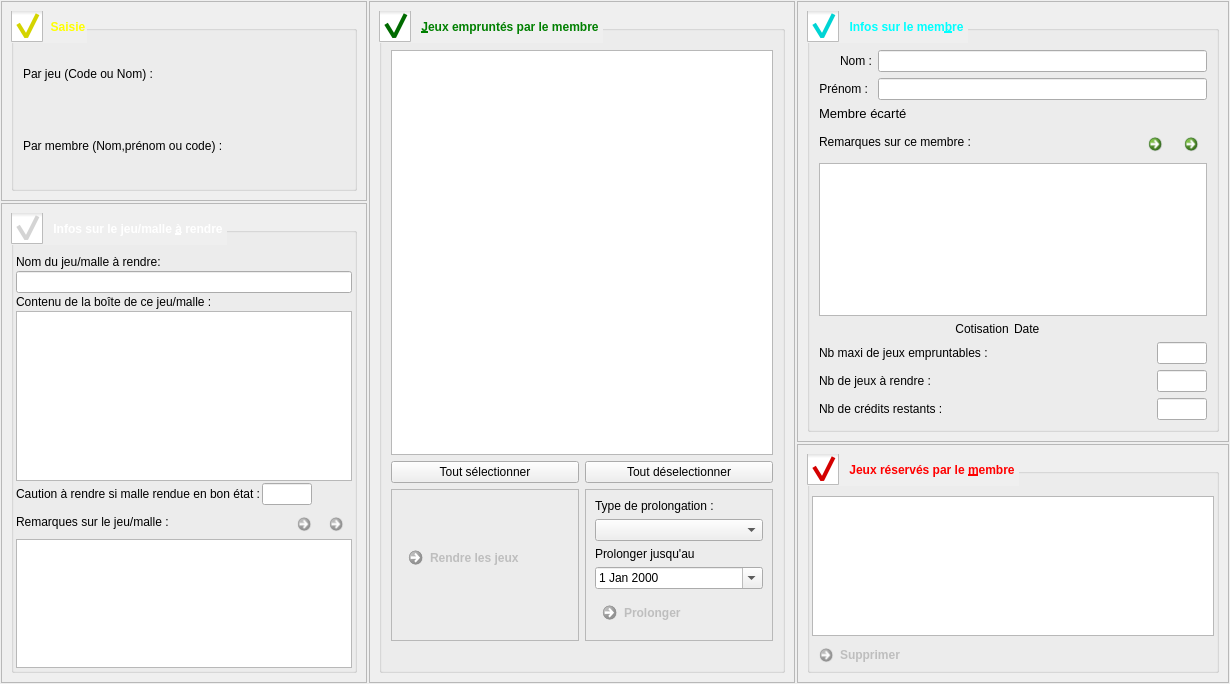
<?xml version="1.0" encoding="UTF-8"?>
<ui version="4.0">
 <class>F_Retour</class>
 <widget class="QWidget" name="F_Retour">
  <property name="geometry">
   <rect>
    <x>0</x>
    <y>0</y>
    <width>1230</width>
    <height>684</height>
   </rect>
  </property>
  <property name="windowTitle">
   <string>Form</string>
  </property>
  <layout class="QGridLayout" name="gridLayout_2">
   <property name="leftMargin">
    <number>1</number>
   </property>
   <property name="topMargin">
    <number>1</number>
   </property>
   <property name="rightMargin">
    <number>1</number>
   </property>
   <property name="bottomMargin">
    <number>1</number>
   </property>
   <property name="spacing">
    <number>2</number>
   </property>
   <item row="2" column="3">
    <widget class="QFrame" name="frame">
     <property name="maximumSize">
      <size>
       <width>700</width>
       <height>16777215</height>
      </size>
     </property>
     <property name="frameShape">
      <enum>QFrame::StyledPanel</enum>
     </property>
     <property name="frameShadow">
      <enum>QFrame::Raised</enum>
     </property>
     <layout class="QGridLayout" name="gridLayout">
      <item row="0" column="0">
       <widget class="QGroupBox" name="groupBox_5">
        <property name="minimumSize">
         <size>
          <width>0</width>
          <height>0</height>
         </size>
        </property>
        <property name="font">
         <font>
          <weight>75</weight>
          <bold>true</bold>
         </font>
        </property>
        <property name="styleSheet">
         <string notr="true">QGroupBox  {color: red;}
QGroupBox::indicator {
    width: 32px;
    height: 32px;
}
QGroupBox::indicator:checked {
    image: url(:/Reservations.png);
}</string>
        </property>
        <property name="title">
         <string>Jeux réservés par le &amp;membre</string>
        </property>
        <property name="checkable">
         <bool>true</bool>
        </property>
        <layout class="QGridLayout" name="gridLayout_4" rowstretch="0,0,0,0,0">
         <property name="leftMargin">
          <number>2</number>
         </property>
         <property name="topMargin">
          <number>2</number>
         </property>
         <property name="rightMargin">
          <number>2</number>
         </property>
         <property name="bottomMargin">
          <number>2</number>
         </property>
         <property name="spacing">
          <number>2</number>
         </property>
         <item row="4" column="1">
          <widget class="QCommandLinkButton" name="bt_SuppReservation">
           <property name="enabled">
            <bool>false</bool>
           </property>
           <property name="maximumSize">
            <size>
             <width>16777215</width>
             <height>30</height>
            </size>
           </property>
           <property name="text">
            <string>Supprimer</string>
           </property>
           <property name="icon">
            <iconset resource="ImagesIcones.qrc">
             <normaloff>:/Supprimer.png</normaloff>:/Supprimer.png</iconset>
           </property>
           <property name="iconSize">
            <size>
             <width>15</width>
             <height>15</height>
            </size>
           </property>
          </widget>
         </item>
         <item row="3" column="1">
          <widget class="QTreeView" name="Tv_JeuxReserve">
           <property name="maximumSize">
            <size>
             <width>16777215</width>
             <height>16777215</height>
            </size>
           </property>
          </widget>
         </item>
         <item row="2" column="1">
          <spacer name="verticalSpacer_2">
           <property name="orientation">
            <enum>Qt::Vertical</enum>
           </property>
           <property name="sizeType">
            <enum>QSizePolicy::Minimum</enum>
           </property>
           <property name="sizeHint" stdset="0">
            <size>
             <width>20</width>
             <height>20</height>
            </size>
           </property>
          </spacer>
         </item>
        </layout>
       </widget>
      </item>
     </layout>
    </widget>
   </item>
   <item row="0" column="2" rowspan="3">
    <widget class="QFrame" name="frame_5">
     <property name="frameShape">
      <enum>QFrame::StyledPanel</enum>
     </property>
     <property name="frameShadow">
      <enum>QFrame::Raised</enum>
     </property>
     <layout class="QGridLayout" name="gridLayout_11">
      <item row="0" column="0">
       <widget class="QGroupBox" name="groupBox_3">
        <property name="font">
         <font>
          <weight>75</weight>
          <bold>true</bold>
         </font>
        </property>
        <property name="styleSheet">
         <string notr="true">QGroupBox  {color: green;}
QGroupBox::indicator {
    width: 32px;
    height: 32px;
}
QGroupBox::indicator:checked {
    image: url(:/Download.png);
}</string>
        </property>
        <property name="title">
         <string>&amp;Jeux empruntés par le membre</string>
        </property>
        <property name="checkable">
         <bool>true</bool>
        </property>
        <layout class="QGridLayout" name="gridLayout_7">
         <item row="4" column="4" colspan="3">
          <widget class="QFrame" name="frame_6">
           <property name="sizePolicy">
            <sizepolicy hsizetype="Minimum" vsizetype="Preferred">
             <horstretch>0</horstretch>
             <verstretch>0</verstretch>
            </sizepolicy>
           </property>
           <property name="maximumSize">
            <size>
             <width>300</width>
             <height>16777215</height>
            </size>
           </property>
           <property name="frameShape">
            <enum>QFrame::StyledPanel</enum>
           </property>
           <property name="frameShadow">
            <enum>QFrame::Raised</enum>
           </property>
           <layout class="QGridLayout" name="gridLayout_12">
            <item row="4" column="0">
             <widget class="QCommandLinkButton" name="Bt_Prolonger">
              <property name="enabled">
               <bool>false</bool>
              </property>
              <property name="cursor">
               <cursorShape>PointingHandCursor</cursorShape>
              </property>
              <property name="text">
               <string>Prolonger</string>
              </property>
              <property name="icon">
               <iconset resource="ImagesIcones.qrc">
                <normaloff>:/RAZ.png</normaloff>:/RAZ.png</iconset>
              </property>
              <property name="iconSize">
               <size>
                <width>30</width>
                <height>30</height>
               </size>
              </property>
             </widget>
            </item>
            <item row="0" column="0">
             <widget class="QLabel" name="Lb_TypeProlongation">
              <property name="font">
               <font>
                <weight>50</weight>
                <bold>false</bold>
               </font>
              </property>
              <property name="text">
               <string>Type de prolongation :</string>
              </property>
              <property name="alignment">
               <set>Qt::AlignLeading|Qt::AlignLeft|Qt::AlignVCenter</set>
              </property>
             </widget>
            </item>
            <item row="2" column="0">
             <widget class="QLabel" name="Lb_Prolonger">
              <property name="font">
               <font>
                <weight>50</weight>
                <bold>false</bold>
               </font>
              </property>
              <property name="text">
               <string>Prolonger jusqu'au </string>
              </property>
              <property name="alignment">
               <set>Qt::AlignLeading|Qt::AlignLeft|Qt::AlignVCenter</set>
              </property>
             </widget>
            </item>
            <item row="3" column="0">
             <widget class="QDateEdit" name="DtE_Prolonger">
              <property name="font">
               <font>
                <weight>50</weight>
                <bold>false</bold>
               </font>
              </property>
              <property name="calendarPopup">
               <bool>true</bool>
              </property>
             </widget>
            </item>
            <item row="1" column="0">
             <widget class="QComboBox" name="CBx_TypeProlongation"/>
            </item>
           </layout>
          </widget>
         </item>
         <item row="0" column="0">
          <spacer name="verticalSpacer">
           <property name="orientation">
            <enum>Qt::Vertical</enum>
           </property>
           <property name="sizeType">
            <enum>QSizePolicy::Minimum</enum>
           </property>
           <property name="sizeHint" stdset="0">
            <size>
             <width>20</width>
             <height>10</height>
            </size>
           </property>
          </spacer>
         </item>
         <item row="2" column="0" colspan="4">
          <widget class="QPushButton" name="Bt_ToutSelectionner">
           <property name="font">
            <font>
             <weight>50</weight>
             <bold>false</bold>
            </font>
           </property>
           <property name="text">
            <string>Tout sélectionner</string>
           </property>
           <property name="iconSize">
            <size>
             <width>0</width>
             <height>0</height>
            </size>
           </property>
          </widget>
         </item>
         <item row="2" column="4" colspan="3">
          <widget class="QPushButton" name="Bt_ToutDeselectionner">
           <property name="text">
            <string>Tout déselectionner</string>
           </property>
          </widget>
         </item>
         <item row="1" column="0" colspan="7">
          <widget class="QTreeView" name="Tv_JeuxEmprunte">
           <property name="minimumSize">
            <size>
             <width>0</width>
             <height>0</height>
            </size>
           </property>
           <property name="editTriggers">
            <set>QAbstractItemView::NoEditTriggers</set>
           </property>
           <property name="selectionMode">
            <enum>QAbstractItemView::MultiSelection</enum>
           </property>
          </widget>
         </item>
         <item row="4" column="0" colspan="4">
          <widget class="QFrame" name="frame_7">
           <property name="frameShape">
            <enum>QFrame::StyledPanel</enum>
           </property>
           <property name="frameShadow">
            <enum>QFrame::Raised</enum>
           </property>
           <layout class="QGridLayout" name="gridLayout_13">
            <item row="0" column="0">
             <widget class="QCommandLinkButton" name="Bt_RendreJeu">
              <property name="enabled">
               <bool>false</bool>
              </property>
              <property name="maximumSize">
               <size>
                <width>16777215</width>
                <height>50</height>
               </size>
              </property>
              <property name="cursor">
               <cursorShape>PointingHandCursor</cursorShape>
              </property>
              <property name="text">
               <string>Rendre les jeux</string>
              </property>
              <property name="icon">
               <iconset resource="ImagesIcones.qrc">
                <normaloff>:/Rendre.png</normaloff>:/Rendre.png</iconset>
              </property>
              <property name="iconSize">
               <size>
                <width>30</width>
                <height>30</height>
               </size>
              </property>
             </widget>
            </item>
           </layout>
          </widget>
         </item>
         <item row="5" column="0" colspan="7">
          <widget class="QLabel" name="Lb_AmendeAPayer">
           <property name="font">
            <font>
             <weight>75</weight>
             <bold>true</bold>
            </font>
           </property>
           <property name="text">
            <string/>
           </property>
           <property name="alignment">
            <set>Qt::AlignRight|Qt::AlignTrailing|Qt::AlignVCenter</set>
           </property>
          </widget>
         </item>
        </layout>
       </widget>
      </item>
     </layout>
    </widget>
   </item>
   <item row="0" column="3" rowspan="2">
    <widget class="QFrame" name="frame_3">
     <property name="maximumSize">
      <size>
       <width>700</width>
       <height>16777215</height>
      </size>
     </property>
     <property name="frameShape">
      <enum>QFrame::StyledPanel</enum>
     </property>
     <property name="frameShadow">
      <enum>QFrame::Raised</enum>
     </property>
     <layout class="QGridLayout" name="gridLayout_9">
      <item row="0" column="1">
       <widget class="QGroupBox" name="groupBox_2">
        <property name="enabled">
         <bool>true</bool>
        </property>
        <property name="font">
         <font>
          <weight>75</weight>
          <bold>true</bold>
         </font>
        </property>
        <property name="styleSheet">
         <string notr="true">QGroupBox  {color: cyan;}
QGroupBox::indicator {
    width: 32px;
    height: 32px;
}
QGroupBox::indicator:checked {
    image: url(:/Adherent_info.png);
}</string>
        </property>
        <property name="title">
         <string>Infos sur le mem&amp;bre</string>
        </property>
        <property name="checkable">
         <bool>true</bool>
        </property>
        <property name="checked">
         <bool>true</bool>
        </property>
        <layout class="QGridLayout" name="gridLayout_6">
         <item row="0" column="0">
          <layout class="QFormLayout" name="formLayout">
           <property name="topMargin">
            <number>10</number>
           </property>
           <item row="7" column="0" colspan="2">
            <layout class="QHBoxLayout" name="HLay">
             <property name="spacing">
              <number>2</number>
             </property>
             <item>
              <widget class="QLabel" name="Lb_JeuxMax">
               <property name="font">
                <font>
                 <weight>50</weight>
                 <bold>false</bold>
                </font>
               </property>
               <property name="text">
                <string>Nb maxi de jeux empruntables :</string>
               </property>
               <property name="alignment">
                <set>Qt::AlignLeading|Qt::AlignLeft|Qt::AlignVCenter</set>
               </property>
              </widget>
             </item>
             <item>
              <widget class="QLineEdit" name="LE_JeuxMaxARemplir">
               <property name="enabled">
                <bool>true</bool>
               </property>
               <property name="maximumSize">
                <size>
                 <width>50</width>
                 <height>16777215</height>
                </size>
               </property>
               <property name="font">
                <font>
                 <weight>50</weight>
                 <bold>false</bold>
                </font>
               </property>
               <property name="readOnly">
                <bool>true</bool>
               </property>
              </widget>
             </item>
            </layout>
           </item>
           <item row="8" column="0" colspan="2">
            <layout class="QHBoxLayout" name="HLay5">
             <property name="spacing">
              <number>2</number>
             </property>
             <item>
              <widget class="QLabel" name="Lb_NbreJeuxRendre">
               <property name="font">
                <font>
                 <weight>50</weight>
                 <bold>false</bold>
                </font>
               </property>
               <property name="text">
                <string>Nb de jeux à rendre :</string>
               </property>
              </widget>
             </item>
             <item>
              <widget class="QLineEdit" name="LE_NbreJeuxRendre">
               <property name="maximumSize">
                <size>
                 <width>50</width>
                 <height>16777215</height>
                </size>
               </property>
               <property name="readOnly">
                <bool>true</bool>
               </property>
              </widget>
             </item>
            </layout>
           </item>
           <item row="9" column="0" colspan="2">
            <layout class="QHBoxLayout" name="HLay2">
             <item>
              <widget class="QLabel" name="Lb_Credit">
               <property name="font">
                <font>
                 <weight>50</weight>
                 <bold>false</bold>
                </font>
               </property>
               <property name="text">
                <string>Nb de crédits restants :</string>
               </property>
               <property name="alignment">
                <set>Qt::AlignLeading|Qt::AlignLeft|Qt::AlignVCenter</set>
               </property>
              </widget>
             </item>
             <item>
              <widget class="QLineEdit" name="LE_CreditARemplir">
               <property name="maximumSize">
                <size>
                 <width>50</width>
                 <height>16777215</height>
                </size>
               </property>
               <property name="readOnly">
                <bool>true</bool>
               </property>
              </widget>
             </item>
            </layout>
           </item>
           <item row="0" column="0">
            <widget class="QLabel" name="Lb_Nom">
             <property name="minimumSize">
              <size>
               <width>53</width>
               <height>0</height>
              </size>
             </property>
             <property name="font">
              <font>
               <weight>50</weight>
               <bold>false</bold>
              </font>
             </property>
             <property name="text">
              <string>Nom :</string>
             </property>
             <property name="alignment">
              <set>Qt::AlignRight|Qt::AlignTrailing|Qt::AlignVCenter</set>
             </property>
            </widget>
           </item>
           <item row="0" column="1">
            <widget class="QLineEdit" name="LE_NomARemplir">
             <property name="enabled">
              <bool>true</bool>
             </property>
             <property name="readOnly">
              <bool>true</bool>
             </property>
            </widget>
           </item>
           <item row="1" column="1">
            <widget class="QLineEdit" name="LE_PrenomARemplir">
             <property name="readOnly">
              <bool>true</bool>
             </property>
            </widget>
           </item>
           <item row="1" column="0">
            <widget class="QLabel" name="Lb_Prenom">
             <property name="font">
              <font>
               <weight>50</weight>
               <bold>false</bold>
              </font>
             </property>
             <property name="text">
              <string>Prénom :</string>
             </property>
             <property name="alignment">
              <set>Qt::AlignRight|Qt::AlignTrailing|Qt::AlignVCenter</set>
             </property>
            </widget>
           </item>
           <item row="2" column="0" colspan="2">
            <widget class="QLabel" name="Lb_MembreEcarte">
             <property name="font">
              <font>
               <pointsize>10</pointsize>
               <weight>50</weight>
               <bold>false</bold>
              </font>
             </property>
             <property name="text">
              <string>Membre écarté </string>
             </property>
            </widget>
           </item>
           <item row="3" column="0" colspan="2">
            <layout class="QHBoxLayout" name="horizontalLayout">
             <item>
              <widget class="QLabel" name="Lb_Remarques">
               <property name="font">
                <font>
                 <weight>50</weight>
                 <bold>false</bold>
                </font>
               </property>
               <property name="text">
                <string>Remarques sur ce membre :</string>
               </property>
              </widget>
             </item>
             <item>
              <widget class="QCommandLinkButton" name="Bt_ValiderRemarqueMembre">
               <property name="maximumSize">
                <size>
                 <width>30</width>
                 <height>30</height>
                </size>
               </property>
               <property name="text">
                <string/>
               </property>
               <property name="icon">
                <iconset resource="ImagesIcones.qrc">
                 <normaloff>:/Valider.png</normaloff>:/Valider.png</iconset>
               </property>
               <property name="iconSize">
                <size>
                 <width>15</width>
                 <height>15</height>
                </size>
               </property>
              </widget>
             </item>
             <item>
              <widget class="QCommandLinkButton" name="Bt_AnnulerRemarqueMembre">
               <property name="maximumSize">
                <size>
                 <width>30</width>
                 <height>30</height>
                </size>
               </property>
               <property name="text">
                <string/>
               </property>
               <property name="icon">
                <iconset resource="ImagesIcones.qrc">
                 <normaloff>:/Annuler.png</normaloff>:/Annuler.png</iconset>
               </property>
               <property name="iconSize">
                <size>
                 <width>15</width>
                 <height>15</height>
                </size>
               </property>
              </widget>
             </item>
            </layout>
           </item>
           <item row="4" column="0" colspan="2">
            <widget class="QTextEdit" name="Txe_RemarqueMembre">
             <property name="sizePolicy">
              <sizepolicy hsizetype="Expanding" vsizetype="Expanding">
               <horstretch>0</horstretch>
               <verstretch>0</verstretch>
              </sizepolicy>
             </property>
             <property name="maximumSize">
              <size>
               <width>16777215</width>
               <height>16777215</height>
              </size>
             </property>
            </widget>
           </item>
           <item row="5" column="0" colspan="2">
            <layout class="QHBoxLayout" name="horizontalLayout_7">
             <property name="spacing">
              <number>2</number>
             </property>
             <property name="bottomMargin">
              <number>0</number>
             </property>
             <item>
              <widget class="QLabel" name="Lb_Cotisation">
               <property name="minimumSize">
                <size>
                 <width>0</width>
                 <height>0</height>
                </size>
               </property>
               <property name="maximumSize">
                <size>
                 <width>16777215</width>
                 <height>40</height>
                </size>
               </property>
               <property name="font">
                <font>
                 <weight>50</weight>
                 <bold>false</bold>
                </font>
               </property>
               <property name="text">
                <string>Cotisation </string>
               </property>
               <property name="alignment">
                <set>Qt::AlignRight|Qt::AlignTrailing|Qt::AlignVCenter</set>
               </property>
              </widget>
             </item>
             <item>
              <widget class="QLabel" name="Lb_CotisationDate">
               <property name="minimumSize">
                <size>
                 <width>0</width>
                 <height>0</height>
                </size>
               </property>
               <property name="maximumSize">
                <size>
                 <width>16777215</width>
                 <height>40</height>
                </size>
               </property>
               <property name="font">
                <font>
                 <weight>50</weight>
                 <bold>false</bold>
                </font>
               </property>
               <property name="text">
                <string>Date</string>
               </property>
              </widget>
             </item>
            </layout>
           </item>
          </layout>
         </item>
        </layout>
       </widget>
      </item>
     </layout>
    </widget>
   </item>
   <item row="0" column="0">
    <widget class="QFrame" name="frame_2">
     <property name="minimumSize">
      <size>
       <width>0</width>
       <height>0</height>
      </size>
     </property>
     <property name="maximumSize">
      <size>
       <width>400</width>
       <height>200</height>
      </size>
     </property>
     <property name="frameShape">
      <enum>QFrame::StyledPanel</enum>
     </property>
     <property name="frameShadow">
      <enum>QFrame::Raised</enum>
     </property>
     <layout class="QGridLayout" name="gridLayout_8">
      <item row="0" column="0">
       <widget class="QGroupBox" name="groupBox">
        <property name="minimumSize">
         <size>
          <width>0</width>
          <height>0</height>
         </size>
        </property>
        <property name="font">
         <font>
          <weight>75</weight>
          <bold>true</bold>
         </font>
        </property>
        <property name="styleSheet">
         <string notr="true">QGroupBox  {color: yellow;}
QGroupBox::indicator {
    width: 32px;
    height: 32px;
}
QGroupBox::indicator:checked {
    image: url(:/Postit.png);
}</string>
        </property>
        <property name="title">
         <string>Saisie</string>
        </property>
        <property name="checkable">
         <bool>true</bool>
        </property>
        <property name="checked">
         <bool>true</bool>
        </property>
        <layout class="QGridLayout" name="gridLayout_5">
         <item row="2" column="0">
          <widget class="QLabel" name="Lb_CodeMembre">
           <property name="text">
            <string>Par membre (Nom,prénom ou code) :</string>
           </property>
          </widget>
         </item>
         <item row="6" column="0">
          <layout class="QHBoxLayout" name="Hlay11"/>
         </item>
         <item row="0" column="0">
          <widget class="QLabel" name="Lb_CodeJeu">
           <property name="text">
            <string>Par jeu (Code ou Nom) :</string>
           </property>
          </widget>
         </item>
         <item row="1" column="0">
          <layout class="QHBoxLayout" name="HLay9"/>
         </item>
        </layout>
       </widget>
      </item>
     </layout>
    </widget>
   </item>
   <item row="1" column="0" rowspan="2">
    <widget class="QFrame" name="frame_4">
     <property name="maximumSize">
      <size>
       <width>400</width>
       <height>16777215</height>
      </size>
     </property>
     <property name="frameShape">
      <enum>QFrame::StyledPanel</enum>
     </property>
     <property name="frameShadow">
      <enum>QFrame::Raised</enum>
     </property>
     <layout class="QGridLayout" name="gridLayout_10">
      <item row="0" column="1">
       <widget class="QGroupBox" name="groupBox_6">
        <property name="font">
         <font>
          <weight>75</weight>
          <bold>true</bold>
         </font>
        </property>
        <property name="styleSheet">
         <string notr="true">QGroupBox  {color: white;}
QGroupBox::indicator {
    width: 32px;
    height: 32px;
}
QGroupBox::indicator:checked {
    image: url(:/De_6_faces.png);
}</string>
        </property>
        <property name="title">
         <string>Infos sur le jeu/malle &amp;à rendre</string>
        </property>
        <property name="checkable">
         <bool>true</bool>
        </property>
        <layout class="QGridLayout" name="gridLayout_3">
         <property name="leftMargin">
          <number>2</number>
         </property>
         <property name="topMargin">
          <number>2</number>
         </property>
         <property name="rightMargin">
          <number>2</number>
         </property>
         <property name="bottomMargin">
          <number>2</number>
         </property>
         <property name="spacing">
          <number>2</number>
         </property>
         <item row="9" column="0" colspan="3">
          <layout class="QHBoxLayout" name="horizontalLayout_2">
           <item>
            <widget class="QLabel" name="Lb_Remarque">
             <property name="font">
              <font>
               <weight>50</weight>
               <bold>false</bold>
              </font>
             </property>
             <property name="text">
              <string>Remarques sur le jeu/malle :</string>
             </property>
            </widget>
           </item>
           <item>
            <spacer name="horizontalSpacer_2">
             <property name="orientation">
              <enum>Qt::Horizontal</enum>
             </property>
             <property name="sizeHint" stdset="0">
              <size>
               <width>40</width>
               <height>20</height>
              </size>
             </property>
            </spacer>
           </item>
           <item>
            <widget class="QCommandLinkButton" name="Bt_ValiderRemarqueJeu">
             <property name="enabled">
              <bool>false</bool>
             </property>
             <property name="maximumSize">
              <size>
               <width>30</width>
               <height>30</height>
              </size>
             </property>
             <property name="text">
              <string/>
             </property>
             <property name="icon">
              <iconset resource="ImagesIcones.qrc">
               <normaloff>:/Valider.png</normaloff>:/Valider.png</iconset>
             </property>
             <property name="iconSize">
              <size>
               <width>15</width>
               <height>15</height>
              </size>
             </property>
            </widget>
           </item>
           <item>
            <widget class="QCommandLinkButton" name="Bt_AnnulerRemarqueJeu">
             <property name="enabled">
              <bool>false</bool>
             </property>
             <property name="maximumSize">
              <size>
               <width>30</width>
               <height>30</height>
              </size>
             </property>
             <property name="text">
              <string/>
             </property>
             <property name="icon">
              <iconset resource="ImagesIcones.qrc">
               <normaloff>:/Annuler.png</normaloff>:/Annuler.png</iconset>
             </property>
             <property name="iconSize">
              <size>
               <width>15</width>
               <height>15</height>
              </size>
             </property>
            </widget>
           </item>
          </layout>
         </item>
         <item row="2" column="0" colspan="3">
          <widget class="QTextEdit" name="TxE_ContenuBoite">
           <property name="maximumSize">
            <size>
             <width>16777215</width>
             <height>300</height>
            </size>
           </property>
           <property name="readOnly">
            <bool>true</bool>
           </property>
          </widget>
         </item>
         <item row="0" column="0" colspan="3">
          <layout class="QVBoxLayout" name="verticalLayout">
           <property name="topMargin">
            <number>20</number>
           </property>
           <item>
            <widget class="QLabel" name="Lb_NomJeu">
             <property name="font">
              <font>
               <weight>50</weight>
               <bold>false</bold>
              </font>
             </property>
             <property name="text">
              <string>Nom du jeu/malle à rendre: </string>
             </property>
             <property name="alignment">
              <set>Qt::AlignLeading|Qt::AlignLeft|Qt::AlignVCenter</set>
             </property>
            </widget>
           </item>
           <item>
            <widget class="QLineEdit" name="LE_NomJeuARemplir">
             <property name="readOnly">
              <bool>true</bool>
             </property>
            </widget>
           </item>
          </layout>
         </item>
         <item row="10" column="0" colspan="3">
          <widget class="QTextEdit" name="TxE_RemarquesJeu">
           <property name="maximumSize">
            <size>
             <width>16777215</width>
             <height>150</height>
            </size>
           </property>
          </widget>
         </item>
         <item row="1" column="0" colspan="2">
          <widget class="QLabel" name="Lb_Contenu">
           <property name="font">
            <font>
             <weight>50</weight>
             <bold>false</bold>
            </font>
           </property>
           <property name="text">
            <string>Contenu de la boîte de ce jeu/malle : </string>
           </property>
          </widget>
         </item>
         <item row="8" column="0" colspan="3">
          <layout class="QHBoxLayout" name="horizontalLayout_3">
           <item>
            <widget class="QLabel" name="Lb_Caution">
             <property name="font">
              <font>
               <weight>50</weight>
               <bold>false</bold>
              </font>
             </property>
             <property name="text">
              <string>Caution à rendre si malle rendue en bon état :</string>
             </property>
             <property name="alignment">
              <set>Qt::AlignRight|Qt::AlignTrailing|Qt::AlignVCenter</set>
             </property>
            </widget>
           </item>
           <item>
            <widget class="QLineEdit" name="LE_Caution">
             <property name="maximumSize">
              <size>
               <width>50</width>
               <height>16777215</height>
              </size>
             </property>
             <property name="readOnly">
              <bool>true</bool>
             </property>
            </widget>
           </item>
           <item>
            <spacer name="horizontalSpacer_8">
             <property name="orientation">
              <enum>Qt::Horizontal</enum>
             </property>
             <property name="sizeHint" stdset="0">
              <size>
               <width>40</width>
               <height>20</height>
              </size>
             </property>
            </spacer>
           </item>
          </layout>
         </item>
        </layout>
       </widget>
      </item>
     </layout>
    </widget>
   </item>
  </layout>
 </widget>
 <resources>
  <include location="ImagesIcones.qrc"/>
 </resources>
 <connections/>
</ui>
